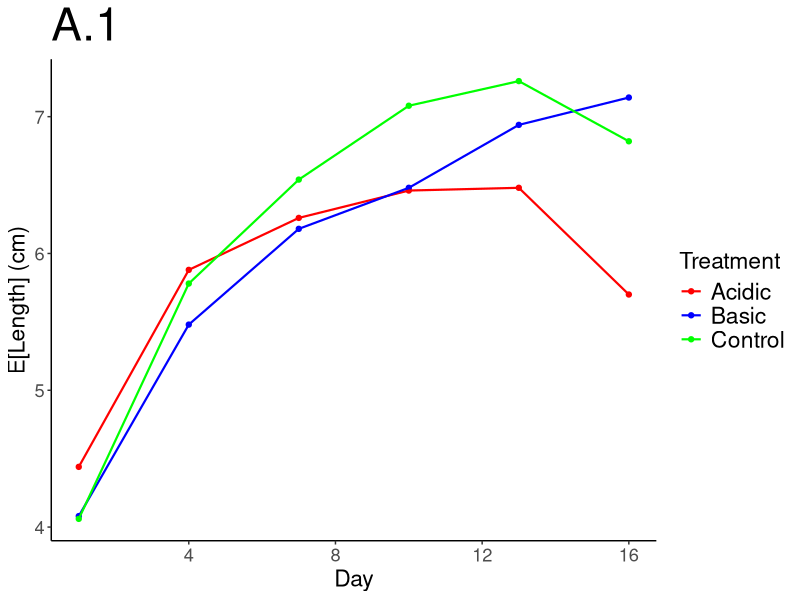
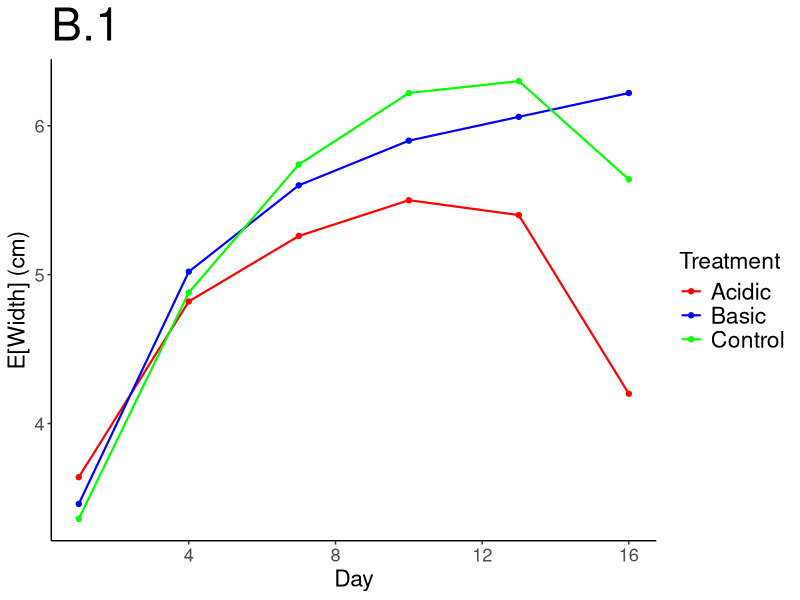
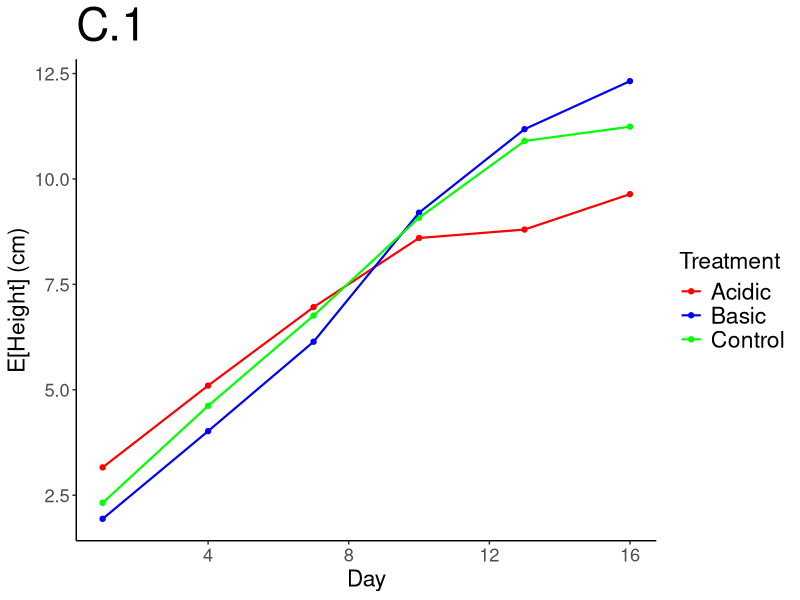
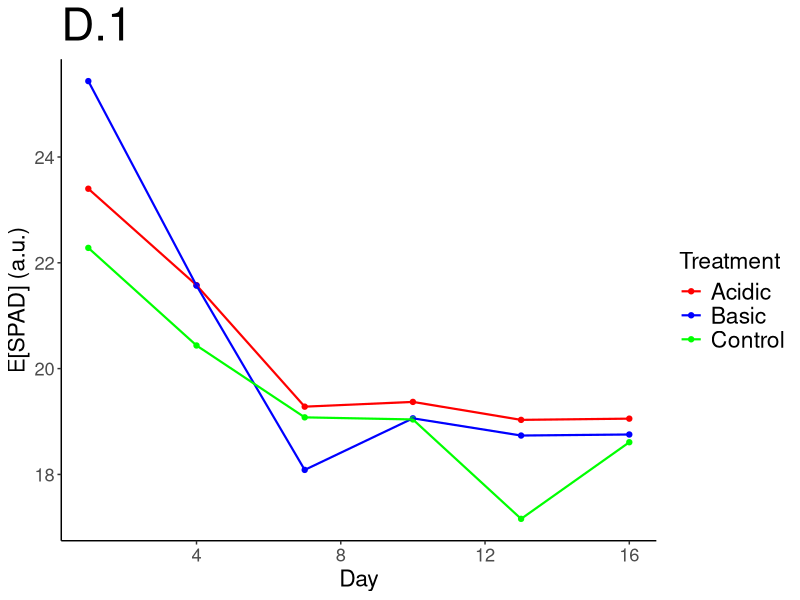
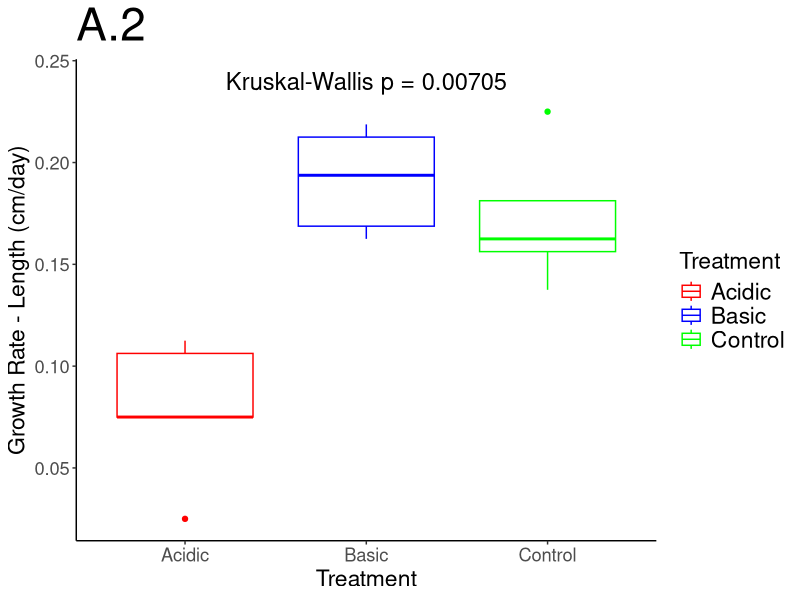
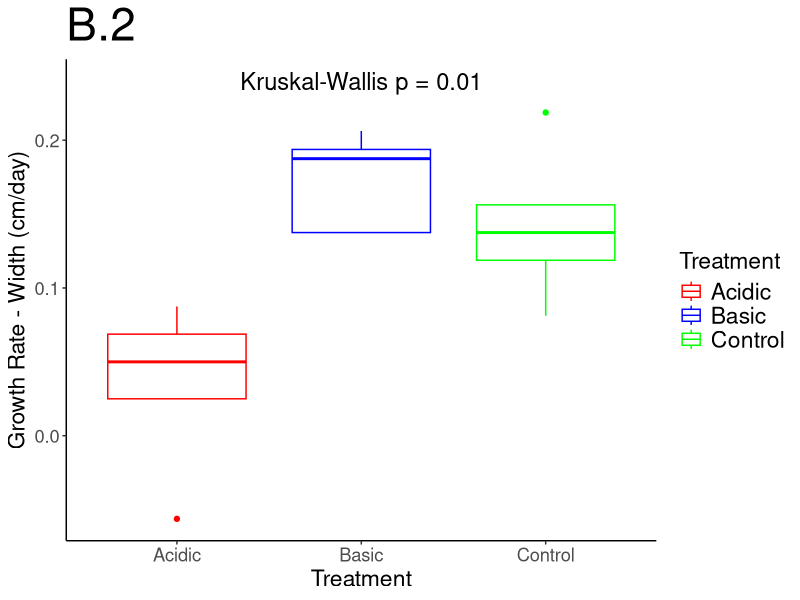
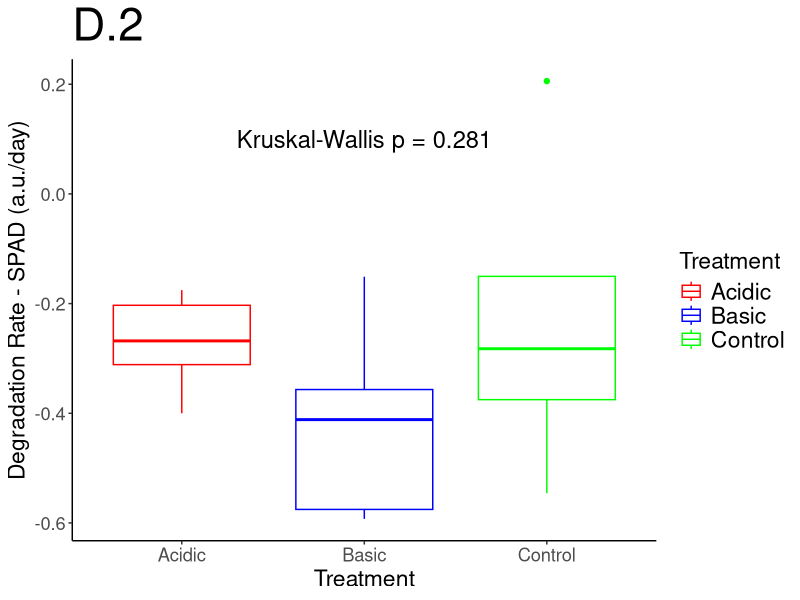

Here is the R script that generated these plots, in order:
library("ggplot2")

df_r <- read.csv("nbent_data_rates.csv")
df1 <- read.csv("nbent_1.csv")


ggplot(df1, aes(x=day, y=length, group=trt, colour=factor(trt))) +
  geom_point() + geom_line(size=.75) + ggtitle("A.1") +
  scale_colour_manual(values=c("red", "blue", "green"), name="Treatment", labels=c("Acidic", "Basic","Control")) +
  xlab("Day") +
  ylab("E[Length] (cm)") +
  theme_classic() +
  theme(
    plot.title = element_text(size=rel(3)),
    legend.title = element_text(size=rel(1.5)),
    legend.text = element_text(size=rel(1.5)),
    axis.text.x = element_text(size=rel(1.5)),
    axis.text.y = element_text(size=rel(1.5)),
    axis.title.x = element_text(size=rel(1.5)),
    axis.title.y = element_text(size=rel(1.5))
  ) 

ggplot(df1, aes(x=day, y=width, group=trt, colour=factor(trt))) +
  geom_point() + geom_line(size=.75) + ggtitle("B.1") +
  scale_colour_manual(values=c("red", "blue", "green"), name="Treatment", labels=c("Acidic", "Basic","Control")) +
  xlab("Day") +
  ylab("E[Width] (cm)") +
  theme_classic() +
  theme(
    plot.title = element_text(size=rel(3)),
    legend.title = element_text(size=rel(1.5)),
    legend.text = element_text(size=rel(1.5)),
    axis.text.x = element_text(size=rel(1.5)),
    axis.text.y = element_text(size=rel(1.5)),
    axis.title.x = element_text(size=rel(1.5)),
    axis.title.y = element_text(size=rel(1.5))
  ) 

ggplot(df1, aes(x=day, y=height, group=trt, colour=factor(trt))) +
  geom_point() + geom_line(size=.75) +  ggtitle("C.1") +
  scale_colour_manual(values=c("red", "blue", "green"), name="Treatment", labels=c("Acidic", "Basic","Control")) +
  xlab("Day") +
  ylab("E[Height] (cm)") +
  theme_classic() +  
  theme(
    plot.title = element_text(size=rel(3)),
    legend.title = element_text(size=rel(1.5)),
    legend.text = element_text(size=rel(1.5)),
    axis.text.x = element_text(size=rel(1.5)),
    axis.text.y = element_text(size=rel(1.5)),
    axis.title.x = element_text(size=rel(1.5)),
    axis.title.y = element_text(size=rel(1.5))
  ) 

ggplot(df1, aes(x=day, y=spad, group=trt, colour=factor(trt))) +
  geom_point() + geom_line(size=.75) +  ggtitle("D.1") +
  scale_colour_manual(values=c("red", "blue", "green"), name="Treatment", labels=c("Acidic", "Basic","Control")) +
  xlab("Day") +
  ylab("E[SPAD] (a.u.)") +
  theme_classic() +  
  theme(
    plot.title = element_text(size=rel(3)),
    legend.title = element_text(size=rel(1.5)),
    legend.text = element_text(size=rel(1.5)),
    axis.text.x = element_text(size=rel(1.5)),
    axis.text.y = element_text(size=rel(1.5)),
    axis.title.x = element_text(size=rel(1.5)),
    axis.title.y = element_text(size=rel(1.5))
  ) 


p1 <- ggplot(df_r, aes(x=trt, y=length_rate, group=trt, colour=factor(trt))) +
  geom_boxplot() + 
  ggtitle("A.2") +
  scale_colour_manual(values=c("red", "blue", "green"), name="Treatment", labels=c("Acidic", "Basic","Control")) +
  xlab("Treatment") +
  ylab("Growth Rate - Length (cm/day)") +
  scale_x_discrete(labels=c("a" = "Acidic", "b" = "Basic",
                            "c" = "Control")) +
  theme_classic() +
  theme(
    plot.title = element_text(size=rel(3)),
    legend.title = element_text(size=rel(1.5)),
    legend.text = element_text(size=rel(1.5)),
    axis.text.x = element_text(size=rel(1.5)),
    axis.text.y = element_text(size=rel(1.5)),
    axis.title.x = element_text(size=rel(1.5)),
    axis.title.y = element_text(size=rel(1.5))
  ) 

k1 <- kruskal.test(length_rate ~ trt, data = df_r)

p1 <- p1 + annotate("text", size = 6, x = 2, y = 0.24, label = paste("Kruskal-Wallis p =", format.pval(k1$p.value, digits = 3)))

p1


p2 <- ggplot(df_r, aes(x=trt, y=width_rate, group=trt, colour=factor(trt))) +
  geom_boxplot() + 
  ggtitle("B.2") +
  scale_colour_manual(values=c("red", "blue", "green"), name="Treatment", labels=c("Acidic", "Basic","Control")) +
  xlab("Treatment") +
  ylab("Growth Rate - Width (cm/day)") +
  scale_x_discrete(labels=c("a" = "Acidic", "b" = "Basic",
                            "c" = "Control")) +
  theme_classic() +
  theme(
    plot.title = element_text(size=rel(3)),
    legend.title = element_text(size=rel(1.5)),
    legend.text = element_text(size=rel(1.5)),
    axis.text.x = element_text(size=rel(1.5)),
    axis.text.y = element_text(size=rel(1.5)),
    axis.title.x = element_text(size=rel(1.5)),
    axis.title.y = element_text(size=rel(1.5))
  ) 

k2 <- kruskal.test(width_rate ~ trt, data = df_r)

p2 <- p2 + annotate("text", size = 6, x = 2, y = 0.24, label = paste("Kruskal-Wallis p =", format.pval(k2$p.value, digits = 3)))

p2


p4 <- ggplot(df_r, aes(x=trt, y=spad_rate, group=trt, colour=factor(trt))) +
  geom_boxplot() + 
  ggtitle("D.2") +
  scale_colour_manual(values=c("red", "blue", "green"), name="Treatment", labels=c("Acidic", "Basic","Control")) +
  xlab("Treatment") +
  ylab("Degradation Rate - SPAD (a.u./day)") +
  scale_x_discrete(labels=c("a" = "Acidic", "b" = "Basic",
                            "c" = "Control")) +
  theme_classic() +
  theme(
    plot.title = element_text(size=rel(3)),
    legend.title = element_text(size=rel(1.5)),
    legend.text = element_text(size=rel(1.5)),
    axis.text.x = element_text(size=rel(1.5)),
    axis.text.y = element_text(size=rel(1.5)),
    axis.title.x = element_text(size=rel(1.5)),
    axis.title.y = element_text(size=rel(1.5))
  ) 

k4 <- kruskal.test(spad_rate ~ trt, data = df_r)

p4 <- p4 + annotate("text", size = 6, x = 2, y = 0.1, label = paste("Kruskal-Wallis p =", format.pval(k4$p.value, digits = 3)))

p4
